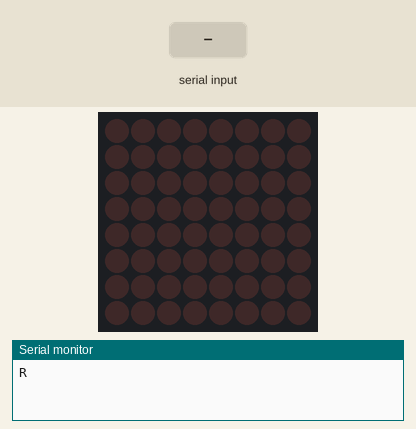
Recording of a sketch running on a simulated Arduino Uno, built with avr-gcc and run on an emulated ATmega328P. Shown: 8×8 LED matrix, the last lines printed to the serial monitor. The test bench sets the inputs (shaded band).

Above: at 1.2 s.
1.3 s: "1\n" received over Serial
At 1.7 s:
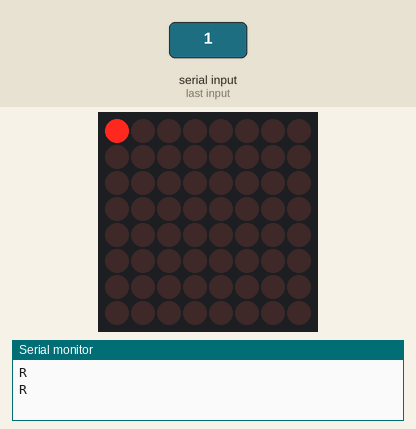
2.8 s: "0\n" received over Serial
At 4.1 s:
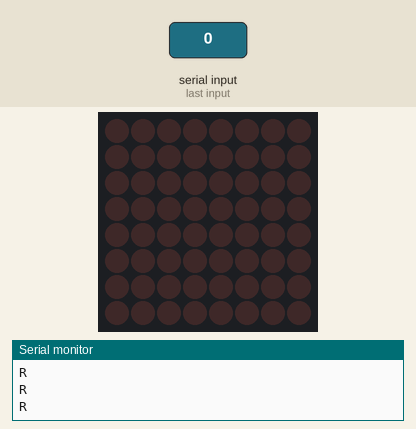
Timing chart, 0 to 5.8 s (numbered marks = the images above; inputs shaded):
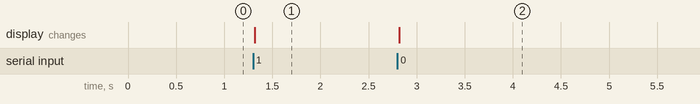

The sketch:

tateti.ino
```cpp
#include <LedControl.h>

// Pin configuración para MAX7219
const int DIN_PIN = 2;  // Conectar a DIN del MAX7219
const int CS_PIN = 3;   // Conectar a CS del MAX7219
const int CLK_PIN = 4;  // Conectar a CLK del MAX7219
bool matriz[8][8];

int row_index = 0;
int col_index = 0;
bool flag = false;
LedControl lc = LedControl(DIN_PIN, CLK_PIN, CS_PIN, 1); // Parámetros: (DIN, CLK, CS, número de MAX7219)

void setup() {
  lc.shutdown(0, false);  // Iniciar el MAX7219 (SHUTDOWN register)
  lc.setIntensity(0, 8);  // Establecer la intensidad del brillo (0-15)
  lc.clearDisplay(0);     // Borrar la matriz
  zero();
  Serial.begin(9600);
  Serial.print("R\n");
}

void loop() {
  if(flag){
    flag = false;
    Serial.print("R\n");
  }
  actualizar();
}


void zero() {
  for (int row = 0; row < 8; row++) {
    for (int col = 0; col < 8; col++) {
      matriz[row][col] = LOW; // Encender un LED en la posición (row, col)
    }
  }
}

void actualizar() {
  for (int row = 0; row < 8; row++) {
    for (int col = 0; col < 8; col++) {
      lc.setLed(0, row, col, matriz[row][col]);  // Encender un LED en la posición (row, col)
    }
  }
}

void serialEvent() {
  // Esta función se ejecutará automáticamente cuando lleguen datos al puerto serie
  while (Serial.available()) {
    char c = Serial.read();
    if (c == '1'){
      matriz[row_index][col_index]= HIGH;
      col_index++;
    }
    else if(c == '0'){
      matriz[row_index][col_index]= LOW;
      col_index++;
    }
    else if(c == ';'){
      row_index++;
      col_index = 0;
    }
    else if (c = '\n'){
      flag = true;
      col_index = 0;
      row_index = 0;
    }
  }
}
```

Measured:
- after the input at 1.3 s, the display: changes at once (image 1)
- after the input at 2.8 s, the display: changes at once (image 2)
